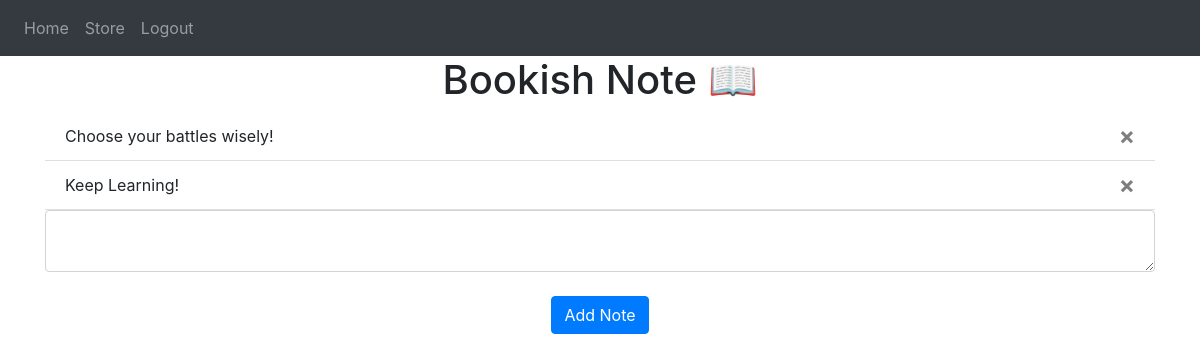
Page / (signed in) on the earlier database version.
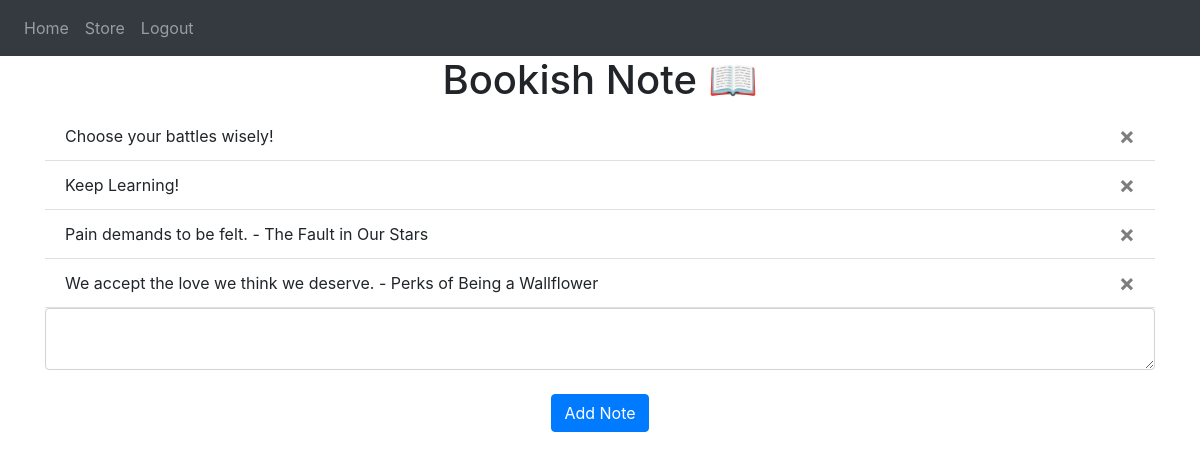
Same page on the later database version.
### website/models.py (models this page shows)
class Note(db.Model):
    id = db.Column(db.Integer, primary_key=True)
    data = db.Column(db.String(10000))
    date = db.Column(db.DateTime(timezone=True), default=func.now())
    user_id = db.Column(db.Integer, db.ForeignKey('user.id'))

### website/views.py (the view, shortened to what this page needs)
@views.route('/', methods=['GET', 'POST'])
@login_required
def home():
    return render_template("home.html", user=current_user)

### website/__init__.py (called while the page is built)
def create_app():
    app = Flask(__name__)
    app.config['SECRET_KEY'] = 'VBookSTORE1029384756'
    app.config['SQLALCHEMY_DATABASE_URI'] = f'sqlite:///{DB_NAME}'
    db.init_app(app)
    from .views import views
    from .auth import auth
    app.register_blueprint(views, url_prefix='/')
    app.register_blueprint(auth, url_prefix='/')
    from .models import User, Note
    create_database(app)
    login_manager = LoginManager()
    login_manager.login_view = 'auth.login'
    login_manager.init_app(app)
    @login_manager.user_loader
    def load_user(id):
        return User.query.get(int(id))
    return app

### website/templates/home.html (shortened to what this page needs)
{% extends "base.html" %}
{% block content %}
<h1 align="center">Bookish Note 📖</h1>
<u1 class="list-group list-group-flush" id="notes">
    {% for note in user.notes %}
    <li class="list-group-item">
        {{ note.data }}
        <button type="button" class="close" onClick="deleteNote({{ note.id }})">
            <span aria-hidden="true">&times;</span>
        </button>
    </li>
    {% endfor %}
</u1>
<form method="POST">
   <textarea name="note" id="note" class="form-control"></textarea>
   <br />
   <div align="center">
       <button type="submit" class="btn btn-primary">Add Note</button>
   </div>
</form>
{% endblock %}

### website/templates/base.html (shortened to what this page needs)
<!DOCTYPE html>
<html>
    <head>
        <link
          rel="stylesheet"
          href="https://stackpath.bootstrapcdn.com/bootstrap/4.4.1/css/bootstrap.min.css"
        />
        <link
          rel="stylesheet"
          href="https://stackpath.bootstrapcdn.com/font-awesome/4.7.0/css/font-awesome.min.css"
        />
    </head>
    <body>
        <nav class="navbar navbar-expand-lg navbar-dark bg-dark">
          <div class="collapse navbar-collapse" id="navbar">
            <div class="navbar-nav">
              {% if user.is_authenticated %}
              <a class="nav-item nav-link" id="home" href="/">Home</a>
              <a class="nav-item nav-link" id="store" href="/store">Store</a>
              <a class="nav-item nav-link" id="logout" href="/logout">Logout</a>
              {% else %}
              <a class="nav-item nav-link" id="login" href="/login">Login</a>
              <a class="nav-item nav-link" id="signUp" href="/sign-up">Sign Up</a>
              {% endif %}
            </div>
          </div>
        </nav>
        <div class="container">
            {% block content %}
            {% endblock %}
        </div>
    </body>
</html>

Differences in the rows shown:
added Note: data "Pain demands to be felt. - The Fault in Our Stars"
added Note: data "We accept the love we think we deserve. - Perks of Being a Wallflower"
